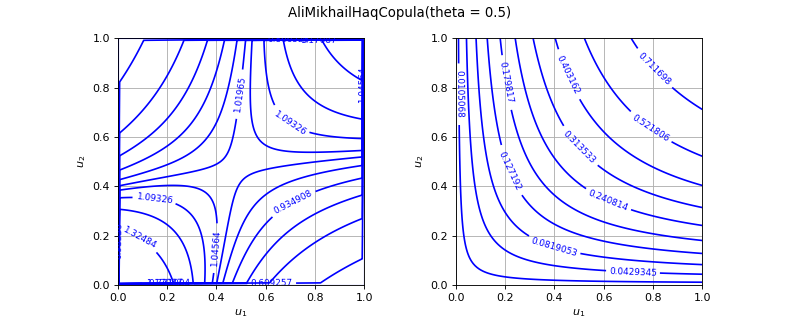

Recreate this plot in Python.
import openturns as ot
from matplotlib import pyplot as plt
from openturns.viewer import View
if (ot.AliMikhailHaqCopula().__class__.__name__=='SklarCopula'):
  myStudent = ot.Student(3.0, [1.0]*2, [3.0]*2, ot.CorrelationMatrix(2))
  copula =  ot.SklarCopula(myStudent)
else:
  copula = ot.AliMikhailHaqCopula()
if copula.getDimension() == 1:
    copula = ot.AliMikhailHaqCopula(2)
copula.setDescription(['$u_1$', '$u_2$'])
pdf_graph = copula.drawPDF()
cdf_graph = copula.drawCDF()
fig = plt.figure(figsize=(10, 4))
plt.suptitle(str(copula))
pdf_axis = fig.add_subplot(121)
cdf_axis = fig.add_subplot(122)
View(pdf_graph, figure=fig, axes=[pdf_axis], add_legend=False, square_axes=True)
View(cdf_graph, figure=fig, axes=[cdf_axis], add_legend=False, square_axes=True)
